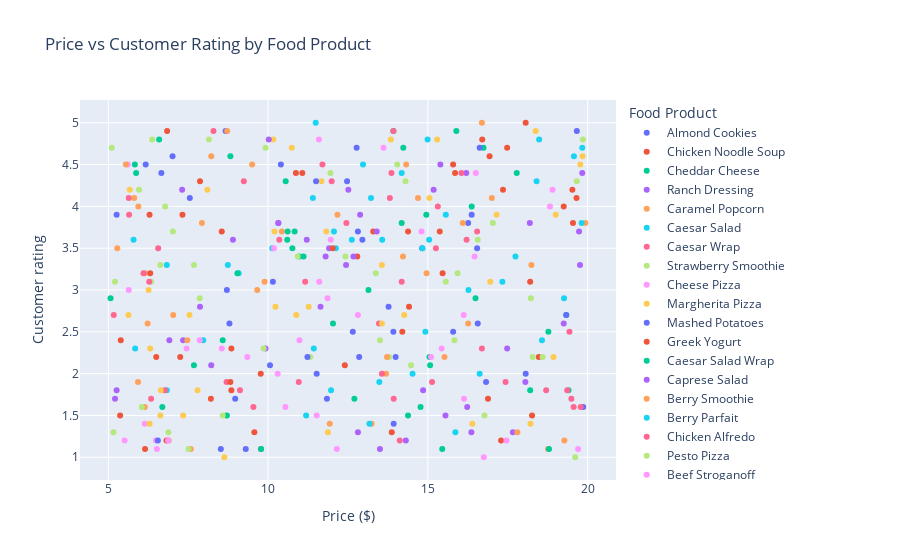

The cell this chart's notebook holds for it:
### Code cell
fig = px.scatter(data, x='Price ($)', y='Customer rating', color='Food Product', 
                 title="Price vs Customer Rating by Food Product")
fig.show()
